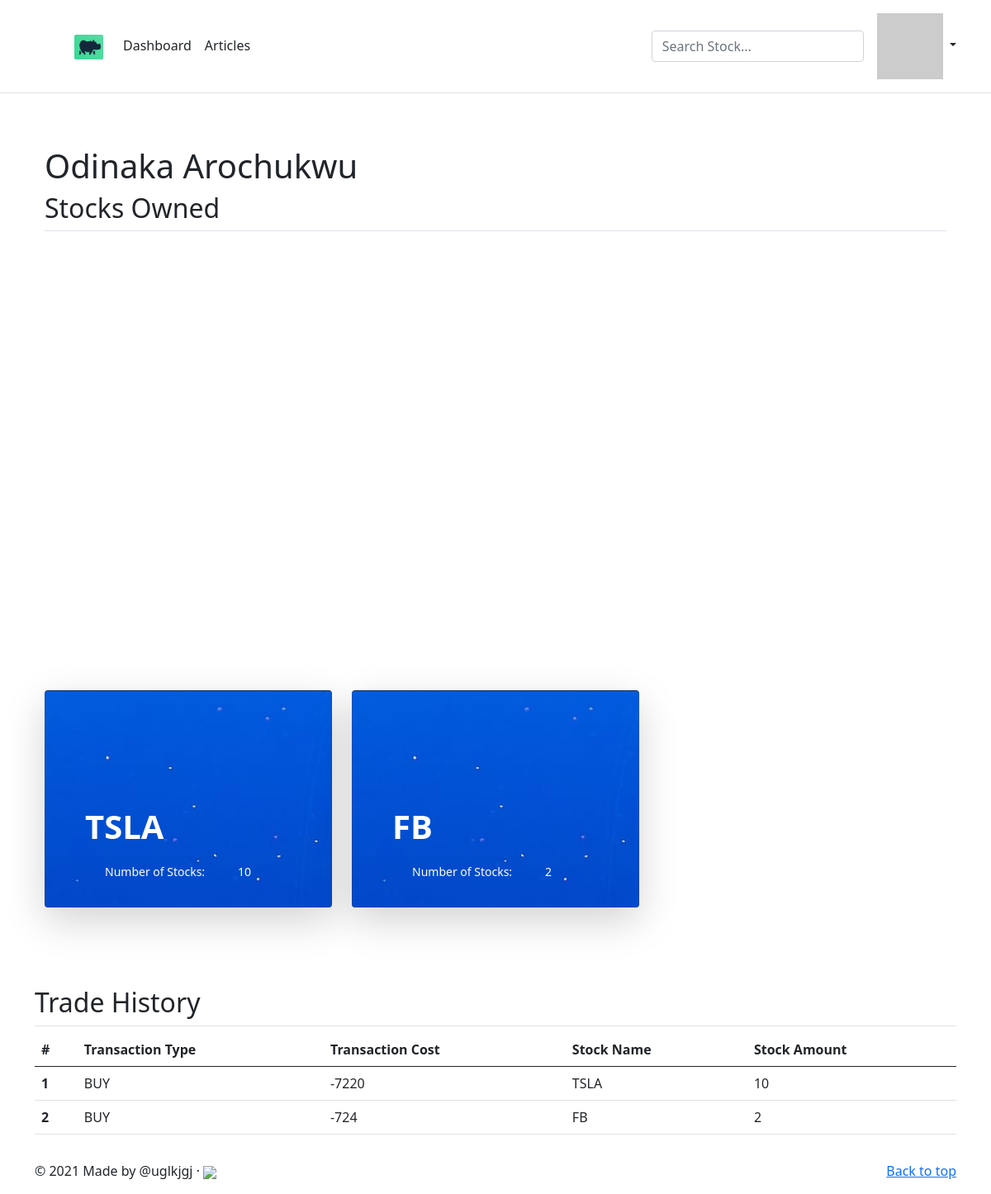
The app's page /friend-page?frd=2 (signed in) with its own data.
### main.py (models this page shows)
class User(UserMixin, db.Model):
    __tablename__ = "Users"
    id = db.Column(db.Integer, primary_key=True)
    name = db.Column(db.String(250), nullable=False)
    email = db.Column(db.String(250), unique=True, nullable=False)
    password = db.Column(db.String(250), nullable=False)
    follow_stocks = relationship('FollowingStock', back_populates='owner')
    funds = db.Column(db.Float)
    stocks = relationship('OwnershipStock', back_populates='owner')
    history = relationship('History', back_populates='person')
    friends = relationship('Friends', back_populates='person')

class OwnershipStock(db.Model):
    __tablename__ = "StocksOwning"
    id = db.Column(db.Integer, primary_key=True)
    owner_id = db.Column(db.Integer, db.ForeignKey("Users.id"))
    owner = relationship("User", back_populates="stocks")
    stock_name = db.Column(db.String(250), nullable=False)
    stock_amount = db.Column(db.Integer, nullable=False)
    stock_cost = db.Column(db.Float, nullable=False)

class History(db.Model):
    __tablename__ = "History"
    id = db.Column(db.Integer, primary_key=True)
    tran_type = db.Column(db.String(250), nullable=False)
    tran_value = db.Column(db.String(250), nullable=False)
    stock_amount = db.Column(db.Integer, nullable=False)
    stock_name = db.Column(db.String, nullable=False)
    person = relationship('User', back_populates='history')
    person_id = db.Column(db.Integer, db.ForeignKey("Users.id"))

### main.py (the view)
@app.route('/friend-page')
def friend_page():
    frd = request.args.get('frd')
    person = User.query.get(int(frd))
    stock_data = person.stocks
    stock_dict = {}
    if stock_data:
        stock_dict['Stock Symbol'] = 'Number of Stocks'
        for stock in stock_data:
            stock_dict[stock.stock_name] = stock.stock_amount
        return render_template('friend_page.html', person=person, stock_dict=stock_dict)
    return render_template('friend_page.html', person=person)

### main.py (called while the page is built)
@login_manager.user_loader
def load_user(user_id):
    return User.query.get(int(user_id))

### templates/friend_page.html (shortened to what this page needs)
{% extends "base.html" %}
{% block head %}
    <link href="{{url_for('static', filename='css/user_home.css')}}" rel="stylesheet">
  </head>
{% endblock %}
{% block content%}
<header class="p-3 mb-3 border-bottom">
    <div class="container">
      <div class="d-flex flex-wrap align-items-center justify-content-center justify-content-lg-start">
        <a href="/" class="d-flex align-items-center mb-2 mb-lg-0 text-dark text-decoration-none">
          <svg class="bi me-2" width="40" height="32" role="img" aria-label="Bootstrap"><use xlink:href="#bootstrap"></use></svg>
        </a>
        <ul class="nav col-12 col-lg-auto me-lg-auto mb-2 justify-content-center mb-md-0">
          <a class="navbar-brand" href="#">
          <img src="{{url_for('static', filename='images/logo_img.png')}}" alt="" width="35" height="30" style="border-radius: 2px">
          </a>
          <li><a href="{{url_for('user_home')}}" class="nav-link px-2 link-dark">Dashboard</a></li>
          <li><a href="{{url_for('articles')}}" class="nav-link px-2 link-dark">Articles</a></li>
        </ul>
        <form class="col-12 col-lg-auto mb-3 mb-lg-0 me-lg-3" action="{{url_for('user_home')}}" method="post">
          <input name='stock-search' type="search" class="form-control" placeholder="Search Stock..." aria-label="Search">
        </form>
        <div class="dropdown text-end">
          <a href="#" class="d-block link-dark text-decoration-none dropdown-toggle" id="dropdownUser1" data-bs-toggle="dropdown" aria-expanded="false">
              <img src="{{ current_user.email | gravatar }}"/>
          </a>
        </div>
      </div>
    </div>
  </header>
  <main>
  <div class="container px-4 py-5" id="custom-cards">
    <h1>{{person.name}}</h1>
    {% if person.stocks %}
    <h2 class="pb-2 border-bottom">Stocks Owned</h2>
    <div id="piechart" style="width: 56.25rem; height: 31.25rem"></div>
    <div class="row row-cols-1 row-cols-lg-3 align-items-stretch g-4 py-5">
      {% for stock in person.stocks %}
      <div class="col">
        <div class="card card-cover h-100 overflow-hidden text-white bg-dark rounded-5 shadow-lg" style="background-image: url('../static/images/unsplash-photo-3.jpg');">
          <div class="d-flex flex-column h-100 p-5 pb-3 text-shadow-1">
            <h2 class="pt-5 mt-5 mb-4 display-6 lh-1 fw-bold">{{stock.stock_name}}</h2>
            <ul class="d-flex list-unstyled mt-auto">
              <li class="d-flex align-items-center me-3">
                <svg class="bi me-2" width="1em" height="1em"><use xlink:href="#geo-fill"/></svg>
                <small>Number of Stocks: </small>
              </li>
              <li class="d-flex align-items-center">
                <svg class="bi me-2" width="1em" height="1em"><use xlink:href="#calendar3"/></svg>
                <small>{{stock.stock_amount}}</small>
              </li>
            </ul>
          </div>
        </div>
      </div>
      {% endfor %}
    </div>
  </div>
    {% else %}
      <div class="b-example-divider"></div>
    <h1 style="margin-bottom: 2rem; margin-top: 2rem">{{person.name}}. Has not bought any stocks yet.</h1>
      <div class="b-example-divider"></div>
    {% endif %}
  <div class="container">
    <h2 class="pb-2 border-bottom">Trade History</h2>
    {% if person.history %}
      <table class="table table-hover" style="margin-bottom: 2rem">
      <thead>
        <tr>
          <th scope="col">#</th>
          <th scope="col">Transaction Type</th>
          <th scope="col">Transaction Cost</th>
          <th scope="col">Stock Name</th>
          <th scope="col">Stock Amount</th>
        </tr>
      </thead>
      <tbody>
      {% for i in range(person.history | length) %}
        <tr>
          <th scope="row">{{i + 1}}</th>
          <td>{{person.history[i].tran_type}}</td>
          <td>{{person.history[i].tran_value}}</td>
          <td>{{person.history[i].stock_name}}</td>
          <td>{{person.history[i].stock_amount}}</td>
        </tr>
      {% endfor %}
      </tbody>
    </table>
    {% else %}
    <h1 style="margin-bottom: 2rem; margin-top: 2rem">{{person.name}} has not made any transactions yet.</h1>
    {% endif %}
  </div>
  </main>
  <footer class="container" style="margin-top: 1rem">
    <p class="float-end"><a href="#">Back to top</a></p>
    <p>&copy; 2021 Made by @uglkjgj &middot; <a href="https://github.com/uglkjgj/uglkjgj/"><img src="https://img.icons8.com/doodle/48/000000/github--v1.png"/></a></p>
  </footer>
{% endblock %}

### templates/base.html (shortened to what this page needs)
<!DOCTYPE html>
<html lang="en">
<head>
    <link href="https://cdn.jsdelivr.net/npm/bootstrap@5.0.2/dist/css/bootstrap.min.css" rel="stylesheet">
    {% block head %}{% endblock %}
</head>
<body>
    {% block content %}{% endblock %}
</body>
</html>

### records on screen
User: name "Odinaka Arochukwu"
OwnershipStock: stock_name "TSLA", stock_amount "10"
OwnershipStock: stock_name "FB", stock_amount "2"
History: tran_type "BUY", tran_value "-7220", stock_name "TSLA", stock_amount "10"
History: tran_type "BUY", tran_value "-724", stock_name "FB", stock_amount "2"

### other values on screen
{{ i + 1 }} "1" "2"
